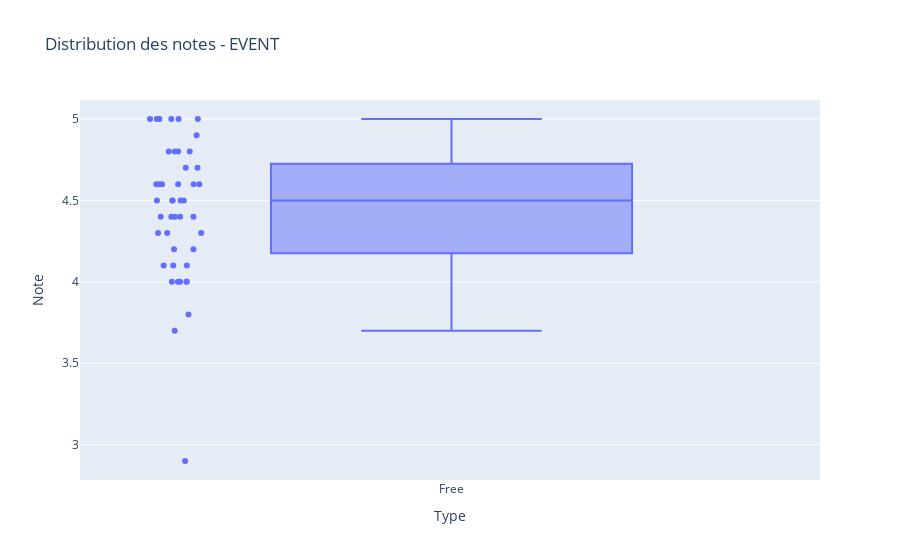

Source (notebook cell):
### Markdown cell above
#### Il n'y a donc pas d'applications EVENT payante, nous allons essayer d'étudier quelles sont les applications les plus intéressantes. On peut aller un peu plus vite ici

### Code cell
fig = px.box(
    df_evt,
    x='Type',
    y='Rating',
    points='all', 
    title="Distribution des notes - EVENT",
    labels={'Rating': 'Note'}
)
fig.show()

### Figure 1 — Plotly figure (JSON) as saved in the notebook; plotly's stock layout.template omitted (floating-point values rounded to 4 significant figures)
{"data": [{"alignmentgroup": "True", "boxpoints": "all", "hovertemplate": "Type=%{x}<br>Note=%{y}<extra></extra>", "legendgroup": "", "marker": {"color": "#636efa"}, "name": "", "notched": false, "offsetgroup": "", "orientation": "v", "showlegend": false, "type": "box", "x": ["Free", "Free", "Free", "Free", "Free", "Free", "Free", "Free", "Free", "Free", "Free", "Free", "Free", "Free", "Free", "Free", "Free", "Free", "Free", "Free", "Free", "Free", "Free", "Free", "Free", "Free", "Free", "Free", "Free", "Free", "Free", "Free", "Free", "Free", "Free", "Free", "Free", "Free", "Free", "Free", "Free", "Free", "Free", "Free", "Free"], "x0": " ", "xaxis": "x", "y": [4, 4, 4.5, 4.5, 4, 4, 4.2, 4.4, 4.6, 4.6, 4.1, 4.6, 4.4, 4.6, 4.9, 4.5, 4.6, 4.7, 4.3, 4.2, 4.3, 5, 4.4, 5, 4.5, 4.5, 4.8, 4.4, 5, 3.7, 4.1, 4.8, 4.6, 4.8, 4.7, 4, 2.9, 4.1, 4.4, 3.8, 4.3, 5, 5, 5, 4.8], "y0": " ", "yaxis": "y"}], "layout": {"boxmode": "group", "legend": {"tracegroupgap": 0}, "title": {"text": "Distribution des notes - EVENT"}, "xaxis": {"anchor": "y", "domain": [0, 1], "title": {"text": "Type"}}, "yaxis": {"anchor": "x", "domain": [0, 1], "title": {"text": "Note"}}}}
